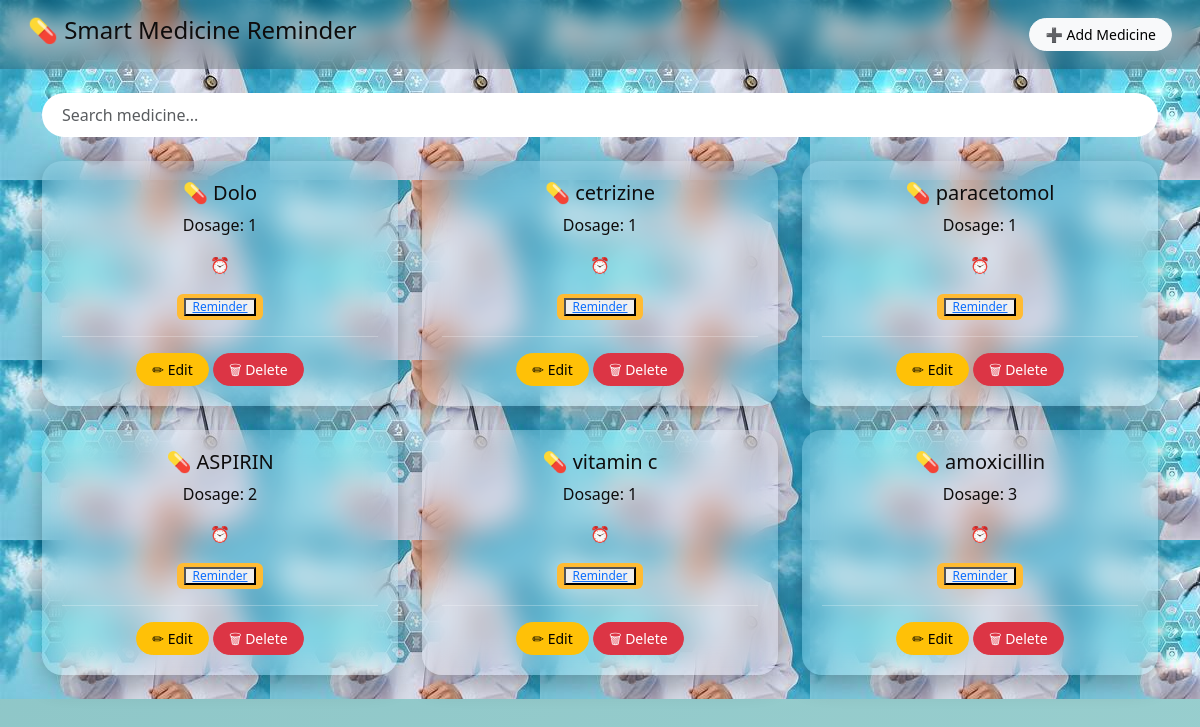
Page /medicine_list/ on the committed database.
### app1/models.py (models this page shows, shortened)
class Medicine(models.Model):
    name = models.CharField(max_length=100)
    dosage = models.CharField(max_length=50)
    reminder_time = models.TimeField()
    repeat_daily = models.BooleanField(default=True)
    created_at = models.DateTimeField(auto_now_add=True)

### app1/views.py (the view)
# urls.py: path('medicine_list/', views.medicine_list, name='medicine_list'),
def medicine_list(request):
    medicines = Medicine.objects.all()
    return render(request, 'medicine_list.html', {'medicines': medicines})

### templates/medicine_list.html (shortened to what this page needs)
<!DOCTYPE html>
<html>
<head>
<link href="https://cdn.jsdelivr.net/npm/bootstrap@5.3.2/dist/css/bootstrap.min.css" rel="stylesheet">
</head>
<body>
<div class="hero-section" style="background-image: url('/static/images/host.jpg');">
<nav class="navbar navbar-dark p-3">
<div class="container-fluid">
<h4>💊 Smart Medicine Reminder</h4>
<a href="{% url 'add_medicine' %}"
   class="btn btn-light btn-custom">
➕ Add Medicine
</a>
</div>
</nav>
<div class="container mt-4">
<input type="text"
       id="searchInput"
       class="form-control search-box mb-4"
       placeholder="Search medicine...">
<div class="row" id="medicineContainer">
{% for med in medicines %}
<div class="col-md-4 mb-4 medicine-item">
<div class="med-card text-center"
     id="card-{{ med.id }}">
<h5>💊 {{ med.name }}</h5>
<p>Dosage: {{ med.dosage }}</p>
<p class="med-time"
   data-id="{{ med.id }}">
⏰ {{ med.time|time:"H:i" }}
</p>
{% if med.taken %}
<span class="badge badge-taken">
✔ Taken
</span>
{% else %}
<span class="badge badge-pending">
<button><a href="{% url 'medi' %}">Reminder</a></button>
</span>
{% endif %}
<hr style="border-color:white;">
<a href="{% url 'edit_medicine' med.id %}"
   class="btn btn-warning btn-sm btn-custom">
✏ Edit
</a>
<a href="{% url 'delete_medicine' med.id %}"
   class="btn btn-danger btn-sm btn-custom">
🗑 Delete
</a>
</div>
</div>
{% empty %}
<p>No medicines added yet.</p>
{% endfor %}
</div>
</div>
</div>
</body>
</html>

### templates/medicine_list.html (style rules this page uses)
body { background: linear-gradient(135deg,#8ac3c5,#98cece); min-height:100vh; font-family:'Segoe UI',sans-serif; color:rgb(14, 12, 12); }
.navbar { background: rgba(0,0,0,0.2); backdrop-filter: blur(10px); }
.med-card { background: rgba(255,255,255,0.15); border-radius:20px; padding:20px; backdrop-filter: blur(15px); box-shadow:0 8px 25px rgba(0,0,0,0.3); transition:0.3s; }
.badge-pending { background:#ffbb33; }
.btn-custom { border-radius:30px; padding:5px 15px; font-size:14px; }
.search-box { border-radius:30px; padding:10px 20px; border:none; }

### rows in the picture
Medicine: name "Dolo", dosage "1"
Medicine: name "cetrizine", dosage "1"
Medicine: name "paracetomol", dosage "1"
Medicine: name "ASPIRIN", dosage "2"
Medicine: name "vitamin c", dosage "1"
Medicine: name "amoxicillin", dosage "3"
